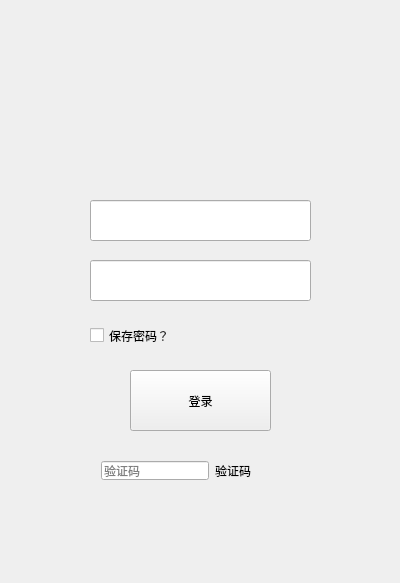
<?xml version="1.0" encoding="UTF-8"?>
<ui version="4.0">
 <class>Widget</class>
 <widget class="QWidget" name="Widget">
  <property name="geometry">
   <rect>
    <x>0</x>
    <y>0</y>
    <width>400</width>
    <height>583</height>
   </rect>
  </property>
  <property name="windowTitle">
   <string>Widget</string>
  </property>
  <widget class="QLineEdit" name="leUserID">
   <property name="geometry">
    <rect>
     <x>90</x>
     <y>200</y>
     <width>221</width>
     <height>41</height>
    </rect>
   </property>
   <property name="text">
    <string/>
   </property>
  </widget>
  <widget class="QLineEdit" name="lePassword">
   <property name="geometry">
    <rect>
     <x>90</x>
     <y>260</y>
     <width>221</width>
     <height>41</height>
    </rect>
   </property>
   <property name="text">
    <string/>
   </property>
  </widget>
  <widget class="QPushButton" name="pbLogin">
   <property name="geometry">
    <rect>
     <x>130</x>
     <y>370</y>
     <width>141</width>
     <height>61</height>
    </rect>
   </property>
   <property name="text">
    <string>登录</string>
   </property>
  </widget>
  <widget class="QCheckBox" name="cbSavePassword">
   <property name="geometry">
    <rect>
     <x>90</x>
     <y>320</y>
     <width>221</width>
     <height>31</height>
    </rect>
   </property>
   <property name="text">
    <string>保存密码？</string>
   </property>
  </widget>
  <widget class="QWidget" name="horizontalLayoutWidget">
   <property name="geometry">
    <rect>
     <x>90</x>
     <y>450</y>
     <width>221</width>
     <height>41</height>
    </rect>
   </property>
   <layout class="QHBoxLayout" name="layoutValidCode">
    <item>
     <widget class="QLineEdit" name="leValidCode">
      <property name="sizePolicy">
       <sizepolicy hsizetype="Fixed" vsizetype="Expanding">
        <horstretch>0</horstretch>
        <verstretch>0</verstretch>
       </sizepolicy>
      </property>
      <property name="maxLength">
       <number>4</number>
      </property>
      <property name="placeholderText">
       <string>验证码</string>
      </property>
     </widget>
    </item>
    <item>
     <widget class="QLabel" name="laValidCodeImage">
      <property name="sizePolicy">
       <sizepolicy hsizetype="Preferred" vsizetype="Preferred">
        <horstretch>0</horstretch>
        <verstretch>0</verstretch>
       </sizepolicy>
      </property>
      <property name="text">
       <string>验证码</string>
      </property>
     </widget>
    </item>
   </layout>
  </widget>
 </widget>
 <layoutdefault spacing="6" margin="11"/>
 <resources/>
 <connections/>
</ui>
